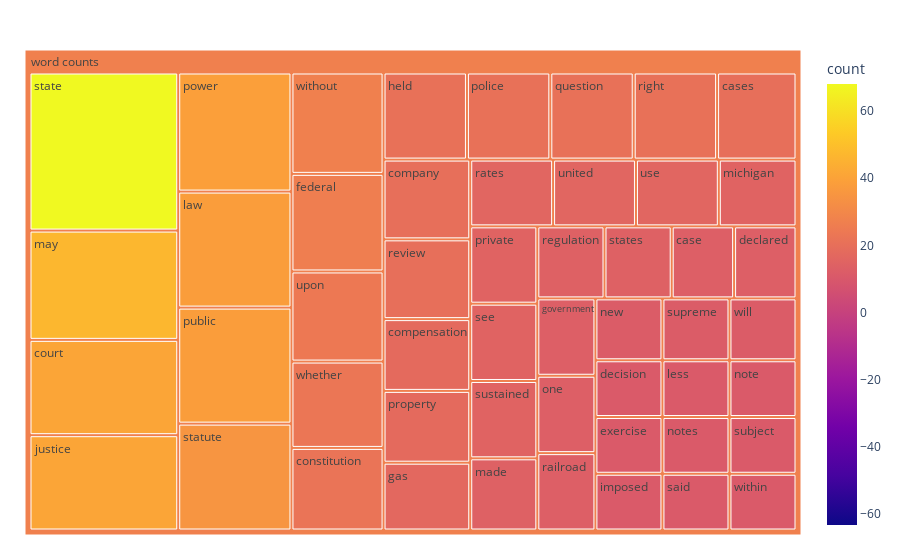

Notebook code for this chart:
### Code cell
import numpy as np
fig = px.treemap(counts_df[0:50], path=[px.Constant("word counts"), 'word'],
    values = 'count',
    color='count',
    color_continuous_scale='plasma',
    color_continuous_midpoint=np.average(counts_df['count']))

fig.update_layout(margin = dict(t=50, l=25, r=25, b=25))
fig.show()

### Figure 1 — Plotly figure (JSON) as saved in the notebook; plotly's stock layout.template omitted (floating-point values rounded to 4 significant figures)
{"data": [{"branchvalues": "total", "customdata": [[13], [20], [20], [18], [22], [41], [11], [13], [11], [26], [17], [13], [21], [11], [41], [38], [11], [14], [47], [15], [12], [11], [11], [13], [21], [39], [15], [18], [38], [21], [13], [16], [14], [20], [21], [11], [15], [68], [14], [35], [11], [12], [15], [16], [24], [16], [23], [12], [11], [27], [26.92]], "domain": {"x": [0, 1], "y": [0, 1]}, "hovertemplate": "labels=%{label}<br>count_sum=%{value}<br>parent=%{parent}<br>id=%{id}<br>count=%{color}<extra></extra>", "ids": ["word counts/case", "word counts/cases", "word counts/company", "word counts/compensation", "word counts/constitution", "word counts/court", "word counts/decision", "word counts/declared", "word counts/exercise", "word counts/federal", "word counts/gas", "word counts/government", "word counts/held", "word counts/imposed", "word counts/justice", "word counts/law", "word counts/less", "word counts/made", "word counts/may", "word counts/michigan", "word counts/new", "word counts/note", "word counts/notes", "word counts/one", "word counts/police", "word counts/power", "word counts/private", "word counts/property", "word counts/public", "word counts/question", "word counts/railroad", "word counts/rates", "word counts/regulation", "word counts/review", "word counts/right", "word counts/said", "word counts/see", "word counts/state", "word counts/states", "word counts/statute", "word counts/subject", "word counts/supreme", "word counts/sustained", "word counts/united", "word counts/upon", "word counts/use", "word counts/whether", "word counts/will", "word counts/within", "word counts/without", "word counts"], "labels": ["case", "cases", "company", "compensation", "constitution", "court", "decision", "declared", "exercise", "federal", "gas", "government", "held", "imposed", "justice", "law", "less", "made", "may", "michigan", "new", "note", "notes", "one", "police", "power", "private", "property", "public", "question", "railroad", "rates", "regulation", "review", "right", "said", "see", "state", "states", "statute", "subject", "supreme", "sustained", "united", "upon", "use", "whether", "will", "within", "without", "word counts"], "marker": {"coloraxis": "coloraxis", "colors": [13, 20, 20, 18, 22, 41, 11, 13, 11, 26, 17, 13, 21, 11, 41, 38, 11, 14, 47, 15, 12, 11, 11, 13, 21, 39, 15, 18, 38, 21, 13, 16, 14, 20, 21, 11, 15, 68, 14, 35, 11, 12, 15, 16, 24, 16, 23, 12, 11, 27, 26.92]}, "name": "", "parents": ["word counts", "word counts", "word counts", "word counts", "word counts", "word counts", "word counts", "word counts", "word counts", "word counts", "word counts", "word counts", "word counts", "word counts", "word counts", "word counts", "word counts", "word counts", "word counts", "word counts", "word counts", "word counts", "word counts", "word counts", "word counts", "word counts", "word counts", "word counts", "word counts", "word counts", "word counts", "word counts", "word counts", "word counts", "word counts", "word counts", "word counts", "word counts", "word counts", "word counts", "word counts", "word counts", "word counts", "word counts", "word counts", "word counts", "word counts", "word counts", "word counts", "word counts", ""], "type": "treemap", "values": [13, 20, 20, 18, 22, 41, 11, 13, 11, 26, 17, 13, 21, 11, 41, 38, 11, 14, 47, 15, 12, 11, 11, 13, 21, 39, 15, 18, 38, 21, 13, 16, 14, 20, 21, 11, 15, 68, 14, 35, 11, 12, 15, 16, 24, 16, 23, 12, 11, 27, 1016]}], "layout": {"coloraxis": {"cmid": 2.382, "colorbar": {"title": {"text": "count"}}, "colorscale": [[0, "#0d0887"], [0.1111, "#46039f"], [0.2222, "#7201a8"], [0.3333, "#9c179e"], [0.4444, "#bd3786"], [0.5556, "#d8576b"], [0.6667, "#ed7953"], [0.7778, "#fb9f3a"], [0.8889, "#fdca26"], [1, "#f0f921"]]}, "legend": {"tracegroupgap": 0}, "margin": {"b": 25, "l": 25, "r": 25, "t": 50}}}
